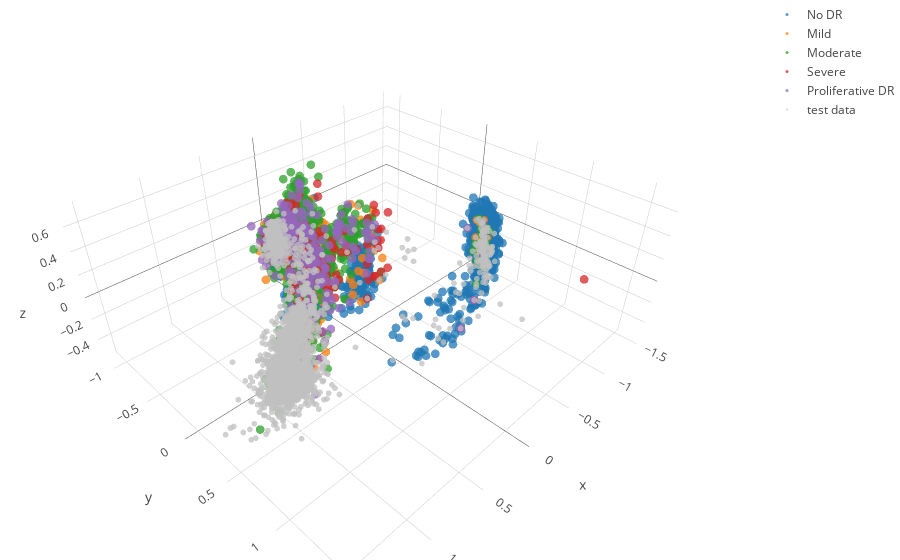

Notebook cell for this chart:
### Code cell
data = [go.Scatter3d(
    x=emb[np.array(y) == t, 0],
    y=emb[np.array(y) == t, 1],
    z=emb[np.array(y) == t, 2],
    mode='markers',
    marker=dict(
        size=3,
        opacity=0.75
    ),
    name=labelMap[t]
)
    for t in list(set(y))
]

data.append(go.Scatter3d(
    x=te_emb[:, 0],
    y=te_emb[:, 1],
    z=te_emb[:, 2],
    mode='markers',
    marker=dict(
        color='#c0c0c0',
        size=2,
        opacity=0.75
    ),
    name='test data'
))

layout = go.Layout(
    margin=dict(
        l=0,
        r=0,
        b=0,
        t=0
    ),
)
fig = go.Figure(data=data, layout=layout)
iplot(fig, filename='simple-3d-scatter')

### Figure 1 — Plotly figure (JSON) as saved in the notebook; plotly's stock layout.template omitted (floating-point values rounded to 4 significant figures; data arrays with more than 128 entries replaced by an {"elided": "..."} marker saying what was removed)
{"data": [{"marker": {"opacity": 0.75, "size": 3}, "mode": "markers", "name": "No DR", "type": "scatter3d", "uid": "9f23fd96-09f7-40e7-98d2-5fafda574c8f", "x": {"elided": "1805 float values"}, "y": {"elided": "1805 float values"}, "z": {"elided": "1805 float values"}}, {"marker": {"opacity": 0.75, "size": 3}, "mode": "markers", "name": "Mild", "type": "scatter3d", "uid": "b832656d-bad2-4c1b-9974-778e06f6cec0", "x": {"elided": "370 float values"}, "y": {"elided": "370 float values"}, "z": {"elided": "370 float values"}}, {"marker": {"opacity": 0.75, "size": 3}, "mode": "markers", "name": "Moderate", "type": "scatter3d", "uid": "0b9d129b-292b-45ac-b643-ffb8a30c5218", "x": {"elided": "999 float values"}, "y": {"elided": "999 float values"}, "z": {"elided": "999 float values"}}, {"marker": {"opacity": 0.75, "size": 3}, "mode": "markers", "name": "Severe", "type": "scatter3d", "uid": "4e0024ff-44de-453a-88eb-6faa950f61f9", "x": {"elided": "193 float values"}, "y": {"elided": "193 float values"}, "z": {"elided": "193 float values"}}, {"marker": {"opacity": 0.75, "size": 3}, "mode": "markers", "name": "Proliferative DR", "type": "scatter3d", "uid": "5b37da16-8786-44c3-9090-4c5ac1a20492", "x": {"elided": "295 float values"}, "y": {"elided": "295 float values"}, "z": {"elided": "295 float values"}}, {"marker": {"color": "#c0c0c0", "opacity": 0.75, "size": 2}, "mode": "markers", "name": "test data", "type": "scatter3d", "uid": "bc9bf0a4-3e8f-4744-b062-dfb5f2954e1e", "x": {"elided": "1928 float values"}, "y": {"elided": "1928 float values"}, "z": {"elided": "1928 float values"}}], "layout": {"margin": {"b": 0, "l": 0, "r": 0, "t": 0}}}
